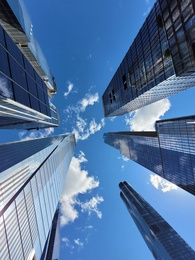
%> input picture skyscrapers.jpg, 195 x 260 px, shrunk from 500 x 667 before the run
$ octave Q3_Ransac.m   (GNU Octave 9; MATLAB toolbox functions it lacks are replaced by stand-ins)
%> lines starting %> are read from the running program, lines starting %| are printed output that depends on the picture; in (x1, y1, x2, y2) boxes, pixels count from 0 and x2, y2 are one past the last pixel; in counts of white or black regions, pixels touching at a corner belong together; the program's own positions count from 1
% Asa Borzabadi Farahani
clc
close all
clear all
%%%%%%%%%%%%%%%%%%%%%%%%%%%%%%%%%%%%%%%%%%%%%%%%%%%%%%%%%%%%%%%%%%%%%%%%%%%
% Laod the image
% You need to correct the address for the image
img = imread('skyscrapers.jpg');
%> img is the input picture: size 260x195x3 uint8; mean R, G, B 83.1, 116.5, 158.5

% Define thresholds
dr = 1
dt = 1 % degree
Cth = 10;

% Convert degree to Radian
dt = dt*pi/180;
%%%%%%%%%%%%%%%%%%%%%%%%%%%%%%%%%%%%%%%%%%%%%%%%%%%%%%%%%%%%%%%%%%%%%%%%%%%
% Convert to grayscale
im = imresize(rgb2gray(img),0.5);
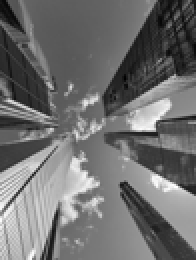
%> im: size 130x98 uint8 (shown 2 times larger); min 0, max 254, mean 111.3

% Creates an array edges where each row is (x, y, cos theta, sin theta)
Iedges = edge(im,'canny');
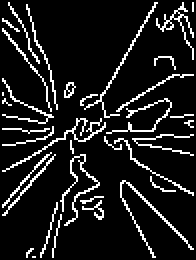
%> Iedges: size 130x98 logical (shown 2 times larger); 11.1% white in thin lines or dots
[~,grad_dir]=imgradient(im);
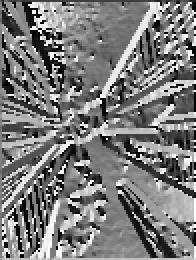
%> grad_dir: size 130x98 double (shown 2 times larger); min -180, max 179.9, mean -4.8; drawn with min black and max white
grad_dir = - grad_dir;
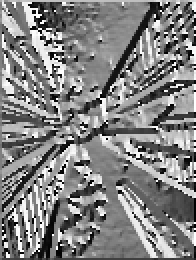
%> grad_dir: size 130x98 double (shown 2 times larger); min -179.9, max 180, mean 4.8; drawn with min black and max white

%  Now find all the edge locations, and add their orientations (cos theta,sin theta).
%  row, col is  y,x
[row, col] = find(Iedges);
%> row = 1409 values from 2 to 129; col = 1409 values from 2 to 97
% Each edge is a 4-tuple:   (x, y, cos theta, sin theta)
edges = [col, row, zeros(length(row),1), zeros(length(row),1) ];
for k = 1:length(row)
     edges(k,3) = cos(grad_dir(row(k),col(k))/180.0*pi);
     edges(k,4) = sin(grad_dir(row(k),col(k))/180.0*pi);
end
%> after the loop, edges = 1409 rows, first 8: [2 10 -0.576 0.818; 2 11 -0.581 0.814; 2 15 0.73 -0.683; 2 16 0.447 -0.894; 2 40 -0.518 0.855; 2 41 -0.687 0.727; 2 47 0.941 -0.338; 2 48 0.962 -0.273]
%%%%%%%%%%%%%%%%%%%%%%%%%%%%%%%%%%%%%%%%%%%%%%%%%%%%%%%%%%%%%%%%%%%%%%%%%%%
%% RANSAC
% Apply randomness to the reported edge list
edges = edges(randperm(size(edges, 1)), :);

% Number of reported edges
numbers = size(edges,1);
%> numbers = 1409

% Calculate r and theta(t) for all the edges / here the fifth column
% contains the r values and the sixth one contains the theta value
% r = xcos(t) + ysin(t)
edges(:,5) = edges(:,1).*edges(:,3) + edges(:,2).*edges(:,4);
% t = atan(sint/cost)
for i = 1:1:size(edges,1)
    if ((edges(i,4)>0 & edges(i,3)>0) | (edges(i,4)<0 & edges(i,3)>0))
        edges(i,6) = atan(edges(i,4)./edges(i,3));
    end
    if ((edges(i,4)>0 & edges(i,3)<0))
        edges(i,6) = atan(edges(i,4)./edges(i,3))+pi;
    end
    if ((edges(i,4)<0 & edges(i,3)<0))
        edges(i,6) = +atan(edges(i,4)./edges(i,3))- pi;
    end
end
%> after the loop, edges = 1409 rows, first 8: [83 68 -0.208 0.978 49.27 1.78; 76 45 0.521 0.853 78.01 1.02; 38 68 0.913 -0.408 6.93 -0.421; 23 65 0.618 0.786 65.32 0.905; 47 100 0.695 0.719 104.6 0.802; 37 65 0.881 0.473 63.35 0.493; 78 31 0.976 0.22 82.9 0.221; 26 59 -0.238 0.971 51.12 1.81]

% Create a temp array containing the edges
temp = edges;
%> temp has the same summary as edges

counter_mainloop = size(edges,1);
%> counter_mainloop = 1409
counter_anything_left_or_not = size(edges,1);
%> counter_anything_left_or_not = 1409
Number_Significant_lines = 0;

for N = 1:1:counter_mainloop
    % Choose a random edge
    selectedR_edge = temp(1,:);
    % Find r and theta(t) of the selected sample
    % Find theta of the chosen edge
    if ((selectedR_edge(4)>0 & selectedR_edge(3)>0) | (selectedR_edge(4)<0 & selectedR_edge(3)>0))
        tselected = atan(selectedR_edge(4)./selectedR_edge(3));
    end
    if ((selectedR_edge(4)>0 & selectedR_edge(3)<0))
        tselected = atan(selectedR_edge(4)./selectedR_edge(3)) + pi;
    end
    if ((selectedR_edge(4)<0 & selectedR_edge(3)<0))
        tselected = +atan(selectedR_edge(4)./selectedR_edge(3))- pi;
    end
    % Find r of the chosen edge
    rselected = selectedR_edge(1)*selectedR_edge(3) + selectedR_edge(2)*selectedR_edge(4);

    % Check the remaing edges to see weather they are inline with the selected edge
    edges_inline(:,1) = ((abs(temp(:,5) - rselected) <= dr ) & (abs(temp(:,6) - tselected) <= dt));

    % Number of inline edges with the selected sample
    C(N,1) = sum(edges_inline);

    % Find the significant inline edges
    if (C(N,1)>= Cth)
        Number_Significant_lines = Number_Significant_lines +1;
        % Which edges are inline? identify them and save the mean information
        % of all lines in a cluster in mean_values_edge_inline
        ci = 0;
        for i = 1:1:size(temp,1)
            if(edges_inline(i,1) == 1)
                ci = ci+1;
                values_edge_inline(ci,:) = temp(i,:);
                % Delete the selected sample and the samaples which are inline with it
                % from the obtained edges
                temp(i,:) = nan;
            end
        end
        % Save the significant lines
        significant_edges(Number_Significant_lines,:) = mean(values_edge_inline);
        counter_anything_left_or_not = counter_anything_left_or_not - ci;
    end
    % If C < Cmin, the line is nor powerful enough
    if (C(N,1)< Cth)
        ssize = size(temp,1);
        %temp(ssize+1,:) = temp(1,:);
        temp(1,:) = nan; % Discart the sample and continue
        counter_anything_left_or_not = counter_anything_left_or_not - 1;
    end
    value_on_break = N;
    % This is going to set the number of iterations for the main loop
    if counter_anything_left_or_not == 0
        N
        break;
    end
    temp(isnan(temp(:,1)),:) = [];

    clear edges_inline
    clear values_edge_inline
end
%> this loop made 1343 passes
%> (selectedR_edge, tselected, rselected, ssize, counter_anything_left_or_not) on passes 1, 2, 3, 4, 5, 6, 7, 8, 9, 11: ([83 68 -0.208 0.978 49.27 1.78], 1.78, 49.27, 1409, 1408), ([76 45 0.521 0.853 78.01 1.02], 1.02, 78.01, 1408, 1407), ([38 68 0.913 -0.408 6.93 -0.421], -0.421, 6.93, 1407, 1406), ([23 65 0.618 0.786 65.32 0.905], 0.905, 65.32, 1406, 1405), ([47 100 0.695 0.719 104.6 0.802], 0.802, 104.6, 1405, 1404), ([37 65 0.881 0.473 63.35 0.493], 0.493, 63.35, 1404, 1403), ([78 31 0.976 0.22 82.9 0.221], 0.221, 82.9, 1403, 1402), ([26 59 -0.238 0.971 51.12 1.81], 1.81, 51.12, 1402, 1401), ([43 105 -0.176 -0.984 -110.9 -1.75], -1.75, -110.9, 1401, 1400), ([89 93 -0.626 0.78 16.83 2.25], 2.25, 16.83, 1378, 1377)
%> (selectedR_edge, tselected, rselected, counter_anything_left_or_not) on passes 10, 47, 56: ([58 39 -0.891 -0.455 -69.39 -2.67], -2.67, -69.39, 1378), ([23 75 0.481 0.877 76.83 1.07], 1.07, 76.83, 1322), ([54 45 -0.875 -0.483 -69.03 -2.64], -2.64, -69.03, 1296)
%> after the loop, C = 1343 values, max 22 at index 10, min 0 at index 352, mean 1.8; Number_Significant_lines = 4; ci = 10; counter_anything_left_or_not = 0; significant_edges = [61.86 31.14 -0.889 -0.458 -69.29 -2.67; 39.05 66 0.478 0.878 76.68 1.07; 60.89 32.72 -0.877 -0.481 -69.11 -2.64; 76.4 104.1 0.695 -0.719 -21.66 -0.802]; ssize = 1; temp = [NaN NaN NaN NaN NaN NaN]; tselected = -0.496

% Create a blanck image and show the desired lines
img_temp = zeros(size(im));
for n = 1:1:Number_Significant_lines
    for i = 1 :1:size(im,1)
        for j = 1 :1:size(im,2)
            if (abs(significant_edges(n,5) - j*(significant_edges(n,3)) - i*(significant_edges(n,4))) <=1)
                img_temp(i,j) = 1;
            end
        end
    end
end
%> this loop made 4 passes
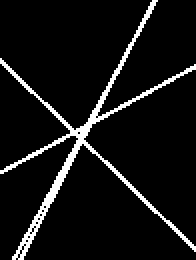
%> img_temp: size 130x98 double (shown 2 times larger); values 0 (black) and 1 (white), 7.4% white in thin lines or dots

% Display the results
figure;set(gcf,'color','w');
subplot(1,4,1);imshow(im); title('Gray scaled image');
subplot(1,4,2);imshow(Iedges); title('canny edge detector');
subplot(1,4,3);imshow(img_temp,[]); title('RANSAC');
subplot(1,4,4);imshow(Iedges);
% Superimpose a contour map
hold on;
contour((img_temp));title('RANSAC + detected edges');
%> after `title('RANSAC + detected edges')`:
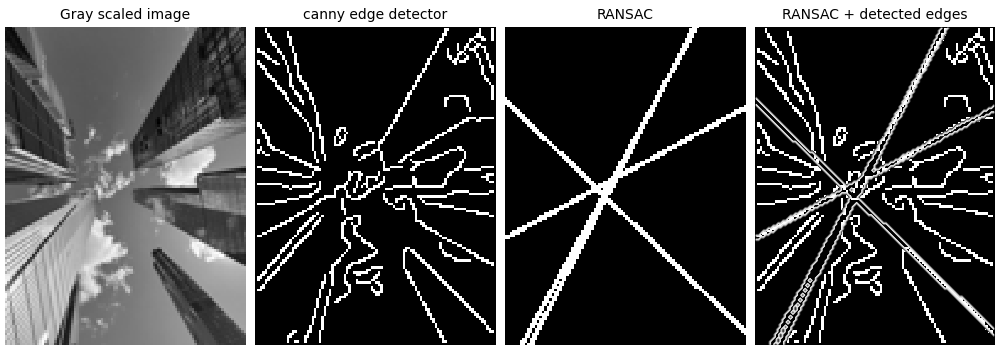
%> figure redrawn from the program's plot data, 4 panels
hold off;

$ run again, with railroad.JPG copied over skyscrapers.jpg
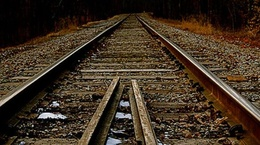
%> input picture railroad.JPG, 260 x 145 px, shrunk from 581 x 324 before the run
%> img is the input picture: size 145x260x3 uint8; mean R, G, B 63.3, 49, 34.6
%> `Iedges = edge(im,'canny');`:
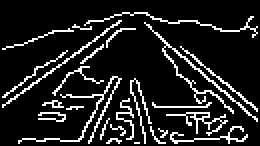
%> Iedges: size 73x130 logical (shown 2 times larger); 12.8% white in thin lines or dots, all inside (x1, y1, x2, y2) = (1, 6, 129, 72)
%> row = 1219 values from 7 to 72; col = 1219 values from 2 to 129
%> after the loop `for k = 1:length(row)`: edges = 1219 rows, first 8: [2 25 0.14 0.99; 2 49 0.481 0.877; 2 53 -0.57 -0.822; 2 54 -0.59 -0.807; 3 25 0.0123 1; 3 48 0.851 0.525; 3 49 0.527 0.85; 3 53 -0.6 -0.8]
%> numbers = 1219
%> after the loop `for i = 1:1:size(edges,1)`: edges = 1219 rows, first 8: [108 14 -0.457 0.89 -36.88 2.05; 99 63 -0.119 0.993 50.76 1.69; 59 12 -0.676 -0.737 -48.75 -2.31; 43 65 0.892 -0.452 8.97 -0.469; 68 72 -0.639 -0.77 -98.83 -2.26; 57 19 0.73 0.684 54.58 0.753; 102 38 0.641 -0.768 36.2 -0.875; 48 21 -0.585 -0.811 -45.12 -2.2]
%> `temp = edges;`: temp has the same summary as edges
%> counter_mainloop = 1219
%> the loop `for N = 1:1:counter_mainloop` made 1081 passes
%> (selectedR_edge, tselected, rselected, ssize, counter_anything_left_or_not) on passes 1, 2, 3, 4, 5, 6, 9: ([108 14 -0.457 0.89 -36.88 2.05], 2.05, -36.88, 1219, 1218), ([99 63 -0.119 0.993 50.76 1.69], 1.69, 50.76, 1218, 1217), ([59 12 -0.676 -0.737 -48.75 -2.31], -2.31, -48.75, 1217, 1216), ([43 65 0.892 -0.452 8.97 -0.469], -0.469, 8.97, 1216, 1215), ([68 72 -0.639 -0.77 -98.83 -2.26], -2.26, -98.83, 1215, 1214), ([57 19 0.73 0.684 54.58 0.753], 0.753, 54.58, 1214, 1213), ([65 61 -0.0368 -0.999 -63.35 -1.61], -1.61, -63.35, 1152, 1151)
%> after the loop `for N = 1:1:counter_mainloop`: C = 1081 values, max 34 at index 7, min 0 at index 412, mean 1.51; Number_Significant_lines = 9; ci = 10; counter_anything_left_or_not = 0; significant_edges = [106.9 41.62 0.639 -0.769 36.33 -0.878; 22.63 39 -0.583 -0.812 -44.89 -2.19; 111.6 45.55 0.648 -0.762 37.6 -0.866; 51.3 58.8 -0.915 -0.404 -70.7 -2.73; 19.67 40.6 -0.557 -0.831 -44.69 -2.16; 96.73 33.07 0.626 -0.78 34.81 -0.895; 40.93 25.29 -0.554 -0.833 -43.66 -2.16; 28.55 34.82 -0.605 -0.796 -44.96 -2.22; 102.9 38.1 0.655 -0.755 38.6 -0.856]; ssize = 1; temp = [NaN NaN NaN NaN NaN NaN]; tselected = -0.803
%> the loop `for n = 1:1:Number_Significant_lines` made 9 passes
%> `title('RANSAC + detected edges')`:
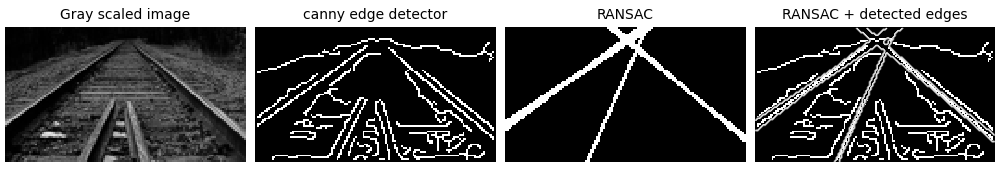
%> figure redrawn from the program's plot data, 4 panels
